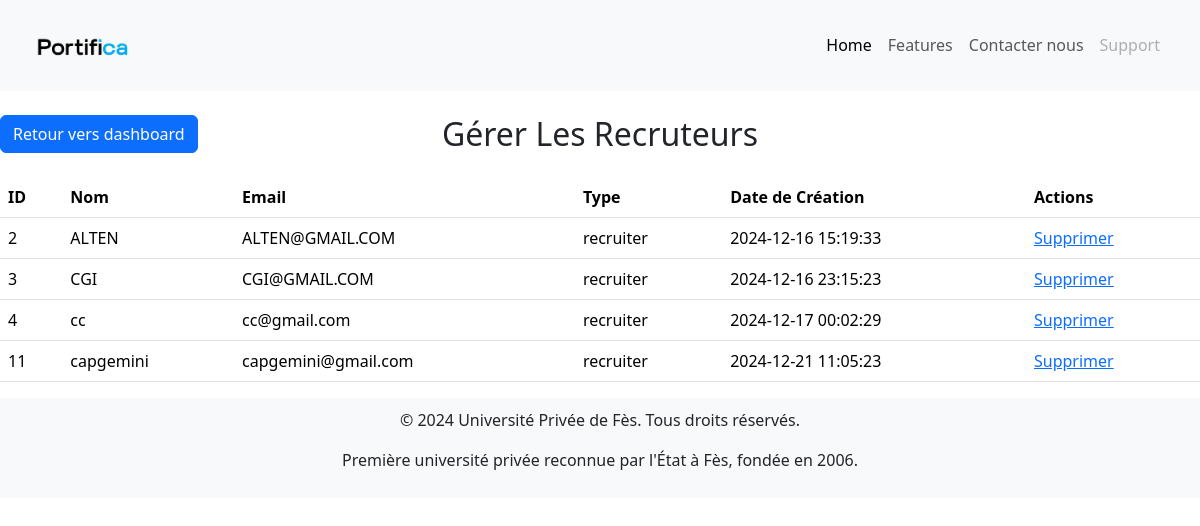
Screenshot of /manage_recruters.php (signed in) with the database file from the repository.
### tables this page shows
CREATE TABLE `users` (
  `id` int(11) NOT NULL,
  `name` varchar(100) NOT NULL,
  `email` varchar(100) NOT NULL,
  `password` varchar(255) NOT NULL,
  `user_type` enum('student','recruiter','admin') NOT NULL,
  `created_at` timestamp NOT NULL DEFAULT current_timestamp()
);

### manage_recruters.php (the view, shortened to what this page needs)
<?php
require_once 'database.php';
$stmt = $pdo->query("SELECT id, name, email, user_type, created_at FROM users where user_type='recruiter' ");
$users = $stmt->fetchAll(PDO::FETCH_ASSOC);
include 'header.php';
?>
<!DOCTYPE html>
<html lang="fr">
<head>
    <link rel="stylesheet" href="style.css">
</head>
<body>
    <main>
        <div style="display: flex; align-items: center; justify-content: space-between; position: relative;">
            <h2 class="text-center my-4" style="flex: 1; text-align: center; margin: 0;">Gérer Les Recruteurs</h2>
            <a href="admin_dashboard.php" class="btn btn-primary" style="position: absolute; left: 0;">Retour vers dashboard</a>
        </div>
        <table class="table ">
            <thead>
                <tr>
                    <th>ID</th>
                    <th>Nom</th>
                    <th>Email</th>
                    <th>Type</th>
                    <th>Date de Création</th>
                    <th>Actions</th>
                </tr>
            </thead>
            <tbody>
                <?php foreach ($users as $user): ?>
                    <tr>
                        <td><?= htmlspecialchars($user['id']) ?></td>
                        <td><?= htmlspecialchars($user['name']) ?></td>
                        <td><?= htmlspecialchars($user['email']) ?></td>
                        <td><?= htmlspecialchars($user['user_type']) ?></td>
                        <td><?= htmlspecialchars($user['created_at']) ?></td>
                        <td>
                            <a href="delete_user.php?id=<?= $user['id'] ?>" onclick="return confirm('Confirmer la suppression ?')">Supprimer</a>
                        </td>
                    </tr>
                <?php endforeach; ?>
            </tbody>
        </table>
    </main>
</body>
</html>
<?php include 'footer.php'; ?>

### header.php (shortened to what this page needs)
<!DOCTYPE html>
<html lang="fr">
<head>
    <link rel="stylesheet" href="style.css">
    <link href="https://cdn.jsdelivr.net/npm/bootstrap@5.3.3/dist/css/bootstrap.min.css" rel="stylesheet">
</head>
<body>
<nav class="navbar navbar-expand-lg bg-body-tertiary" style="width: 100%;">
    <div class="container-fluid">
        <a href="index.php" class="navbar-brand">
            <img src="Portifica.png" alt="Portifica Logo" width="100" >
        </a>
        <div class="collapse navbar-collapse" id="navbarNav">
            <ul class="navbar-nav ms-auto">
                <li class="nav-item">
                    <a class="nav-link active" aria-current="page" href="index.php">Home</a>
                </li>
                <li class="nav-item">
                    <a class="nav-link" href="#">Features</a>
                </li>
                <li class="nav-item">
                    <a class="nav-link" href="#">Contacter nous</a>
                </li>
                <li class="nav-item">
                    <a class="nav-link disabled" aria-disabled="true">Support</a>
                </li>
            </ul>
        </div>
    </div>
</nav>

### footer.php (shortened to what this page needs)
    <footer class="mt-auto text-center" style="padding: 10px 0;">
        <p>&copy; 2024 Université Privée de Fès. Tous droits réservés.</p>
        <p>Première université privée reconnue par l'État à Fès, fondée en 2006.</p>
    </footer>
</body>
</html>

### style.css (style rules this page uses)
body, html { margin: 0; padding: 0; width: 100%; }
main, footer { width: 100%; margin: 0; }
footer { background-color: #f8f9fa; padding: 10px 0; }
.container-fluid, .hero, .features, .user-types { max-width: 100%; margin: 0; padding: 1rem 2rem; box-sizing: border-box; }
footer { background-color: #f8f9fa; text-align: center; padding: 1.5rem 0; margin: 0; width: 100%; }

### rows the page displays
users: id "2", name "ALTEN", email "ALTEN@GMAIL.COM", user_type "recruiter", created_at "2024-12-16 15:19:33"
users: id "3", name "CGI", email "CGI@GMAIL.COM", user_type "recruiter", created_at "2024-12-16 23:15:23"
users: id "4", name "cc", email "cc@gmail.com", user_type "recruiter", created_at "2024-12-17 00:02:29"
users: id "11", name "capgemini", email "capgemini@gmail.com", user_type "recruiter", created_at "2024-12-21 11:05:23"
